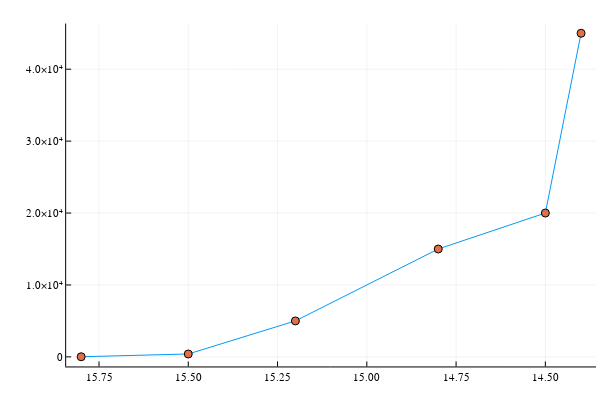

The cell this chart's notebook holds for it:
### Code cell
xflip!()

### Figure 1 — Plotly figure (JSON) as saved in the notebook; plotly's stock layout.template omitted (floating-point values rounded to 4 significant figures)
{"data": [{"colorbar": {"len": 0.9525, "title": "", "x": 0.9934, "y": 0.5139}, "legendgroup": "y1", "line": {"color": "rgba(0, 154, 250, 1.000)", "dash": "solid", "shape": "linear", "width": 1}, "mode": "lines", "name": "y1", "showlegend": true, "type": "scatter", "x": [14.4, 14.5, 14.8, 15.2, 15.5, 15.8], "xaxis": "x", "y": [45000, 20000, 15000, 5000, 400, 17], "yaxis": "y"}, {"colorbar": {"len": 0.9525, "title": "", "x": 0.9934, "y": 0.5139}, "legendgroup": "y2", "marker": {"color": "rgba(227, 111, 71, 1.000)", "line": {"color": "rgba(0, 0, 0, 1.000)", "width": 1}, "size": 8, "symbol": "circle"}, "mode": "markers", "name": "y2", "showlegend": true, "type": "scatter", "x": [14.4, 14.5, 14.8, 15.2, 15.5, 15.8], "xaxis": "x", "y": [45000, 20000, 15000, 5000, 400, 17], "yaxis": "y"}], "layout": {"annotations": [], "height": 400, "margin": {"b": 20, "l": 0, "r": 0, "t": 20}, "paper_bgcolor": "rgba(255, 255, 255, 1.000)", "plot_bgcolor": "rgba(255, 255, 255, 1.000)", "showlegend": false, "width": 600, "xaxis": {"anchor": "y", "domain": [0.1103, 0.9934], "gridcolor": "rgba(0, 0, 0, 0.100)", "gridwidth": 0.5, "linecolor": "rgba(0, 0, 0, 1.000)", "mirror": false, "range": [15.84, 14.36], "showgrid": true, "showline": true, "showticklabels": true, "tickangle": 0, "tickcolor": "rgb(0, 0, 0)", "tickfont": {"color": "rgba(0, 0, 0, 1.000)", "family": "sans-serif", "size": 11}, "tickmode": "array", "ticks": "inside", "ticktext": ["14.50", "14.75", "15.00", "15.25", "15.50", "15.75"], "tickvals": [14.5, 14.75, 15, 15.25, 15.5, 15.75], "title": "", "titlefont": {"color": "rgba(0, 0, 0, 1.000)", "family": "sans-serif", "size": 15}, "type": "-", "visible": true, "zeroline": false, "zerolinecolor": "rgba(0, 0, 0, 1.000)"}, "yaxis": {"anchor": "x", "domain": [0.03762, 0.9902], "gridcolor": "rgba(0, 0, 0, 0.100)", "gridwidth": 0.5, "linecolor": "rgba(0, 0, 0, 1.000)", "mirror": false, "range": [-1332.0, 46350.0], "showgrid": true, "showline": true, "showticklabels": true, "tickangle": 0, "tickcolor": "rgb(0, 0, 0)", "tickfont": {"color": "rgba(0, 0, 0, 1.000)", "family": "sans-serif", "size": 11}, "tickmode": "array", "ticks": "inside", "ticktext": ["0", "1.0×10⁴", "2.0×10⁴", "3.0×10⁴", "4.0×10⁴"], "tickvals": [0, 10000, 20000, 30000, 40000], "title": "", "titlefont": {"color": "rgba(0, 0, 0, 1.000)", "family": "sans-serif", "size": 15}, "type": "-", "visible": true, "zeroline": false, "zerolinecolor": "rgba(0, 0, 0, 1.000)"}}}
